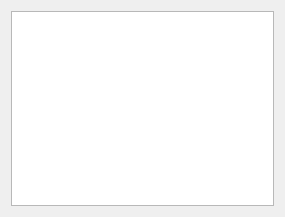
<?xml version="1.0" encoding="UTF-8"?>
<ui version="4.0">
 <class>MassWindow</class>
 <widget class="QDialog" name="MassWindow">
  <property name="geometry">
   <rect>
    <x>0</x>
    <y>0</y>
    <width>285</width>
    <height>217</height>
   </rect>
  </property>
  <property name="windowTitle">
   <string>MassWindow</string>
  </property>
  <layout class="QVBoxLayout" name="verticalLayout">
   <item>
    <widget class="QGraphicsView" name="graphicsView"/>
   </item>
  </layout>
 </widget>
 <layoutdefault spacing="6" margin="11"/>
 <resources/>
 <connections/>
</ui>
